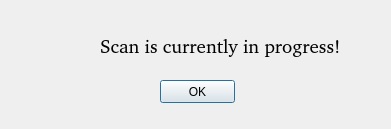
<?xml version="1.0" encoding="UTF-8"?>
<ui version="4.0">
 <class>WarningDialog</class>
 <widget class="QDialog" name="WarningDialog">
  <property name="geometry">
   <rect>
    <x>0</x>
    <y>0</y>
    <width>391</width>
    <height>129</height>
   </rect>
  </property>
  <property name="windowTitle">
   <string>Dialog</string>
  </property>
  <property name="styleSheet">
   <string notr="true"/>
  </property>
  <widget class="QPushButton" name="pushButton">
   <property name="geometry">
    <rect>
     <x>160</x>
     <y>80</y>
     <width>75</width>
     <height>23</height>
    </rect>
   </property>
   <property name="styleSheet">
    <string notr="true">color: rgb(0, 0, 0);</string>
   </property>
   <property name="text">
    <string>OK</string>
   </property>
  </widget>
  <widget class="QLabel" name="label">
   <property name="geometry">
    <rect>
     <x>100</x>
     <y>30</y>
     <width>361</width>
     <height>31</height>
    </rect>
   </property>
   <property name="font">
    <font>
     <family>a•space</family>
     <pointsize>14</pointsize>
     <weight>50</weight>
     <italic>false</italic>
     <bold>false</bold>
    </font>
   </property>
   <property name="styleSheet">
    <string notr="true">color: rgb(0, 0, 0);
font: 14pt &quot;a•space&quot;;</string>
   </property>
   <property name="text">
    <string>Scan is currently in progress!</string>
   </property>
  </widget>
 </widget>
 <resources/>
 <connections/>
</ui>
